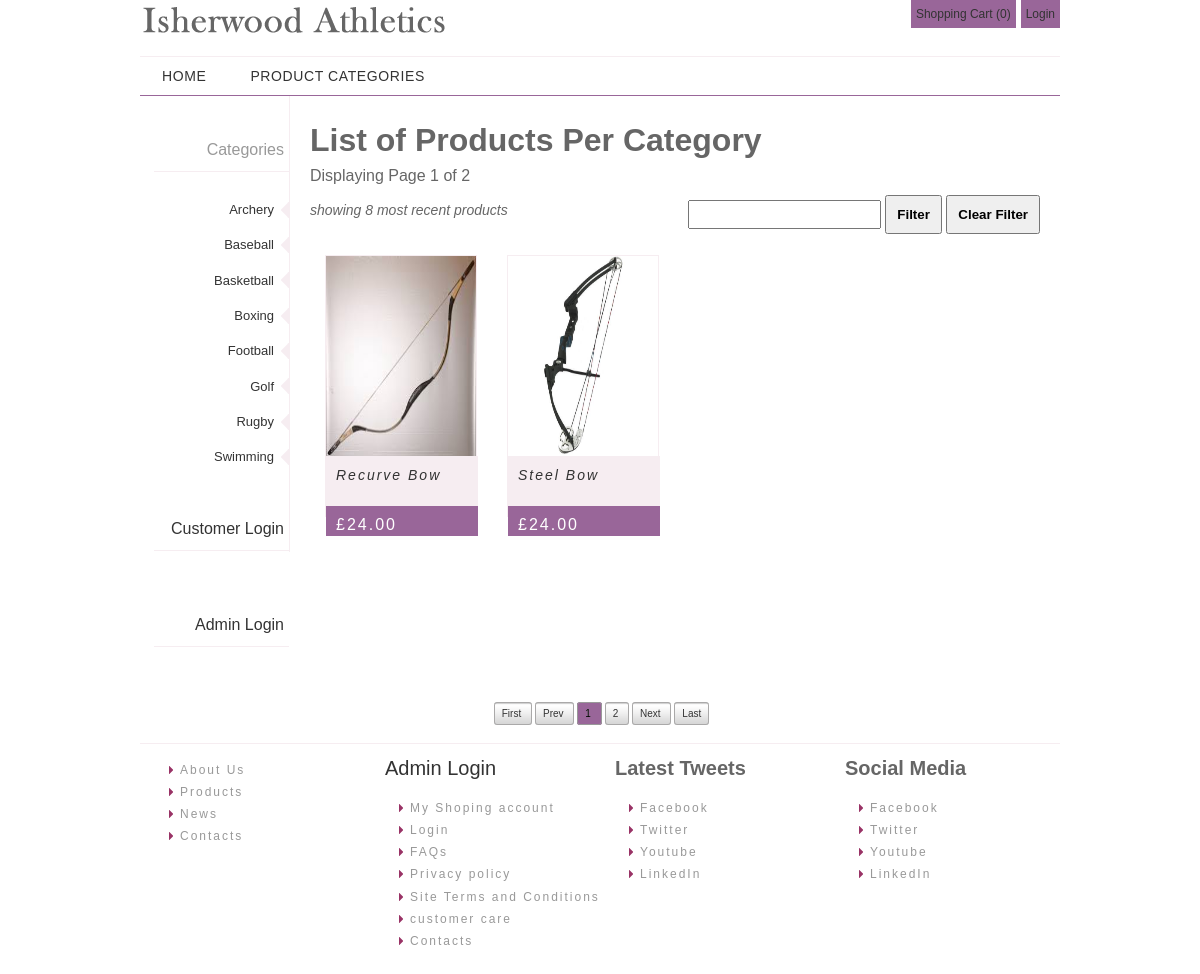
The page /category.php?catID=1 on the database its author committed.
### tables this page shows
CREATE TABLE IF NOT EXISTS `categories` (
  `catID` int(11) NOT NULL AUTO_INCREMENT,
  `catDescription` varchar(50) NOT NULL,
  `categoryPicture` varchar(100) DEFAULT NULL,
  `catStatus` enum('0','1','9') NOT NULL COMMENT '''0'' -> inactive, ''1'' -> active, ''9'' -> deleted',
  PRIMARY KEY (`catID`)
);

CREATE TABLE IF NOT EXISTS `products` (
  `productID` int(11) NOT NULL AUTO_INCREMENT,
  `catID` int(11) NOT NULL,
  `subCatID` int(11) NOT NULL,
  `productName` varchar(200) NOT NULL,
  `productDescription` varchar(500) NOT NULL,
  `productPicture` varchar(255) DEFAULT NULL,
  `productStatus` enum('0','1','9') NOT NULL COMMENT '''0'' -> inactive, ''1'' - > active, ''9'' -> deleted',
  PRIMARY KEY (`productID`)
);

CREATE TABLE IF NOT EXISTS `product_variations` (
  `variationID` int(11) NOT NULL AUTO_INCREMENT,
  `productID` int(11) NOT NULL,
  `sizeID` int(11) NOT NULL,
  `colourID` int(11) NOT NULL,
  `stock` int(11) NOT NULL,
  `price` decimal(10,2) NOT NULL,
  `dateCreated` int(11) NOT NULL,
  `updatedBy` int(11) DEFAULT NULL,
  `dateUpdated` int(11) DEFAULT NULL,
  `variationStatus` enum('0','1','9') NOT NULL COMMENT '''0'' => inactive, ''1'' => active, ''9'' => deleted',
  PRIMARY KEY (`variationID`),
  UNIQUE KEY `productID` (`productID`,`sizeID`,`colourID`)
);

### library/categories.class.php (called while the page is built, shortened)
<?php
class Categories
{
	static function loadAllCat_filter($filterParam = array(),$statusParam = array(),$start = 0,$end = __ROWS_PER_PAGE__)
	{
		$statusFilter = "";
		if(!empty($statusParam))
		{
			$statusFilter = "`catStatus` IN ('".implode("','", $statusParam)."') AND ";
		}
		$filter = "";
		$limit = "";
		if(!empty($start) || !empty($end)) $limit="LIMIT $start, $end";
		$query =
		"
			SELECT
				*
			FROM
				`categories`
			WHERE
		".$filter . $statusFilter . "
			 1 = 1
			ORDER BY
				`catDescription` ASC
		 ".$limit."
			";
		$resultset = mysql_query($query);
		$allRows = array();
		while($row = mysql_fetch_assoc($resultset))
		{
			$allRows[] = $row;
		}
		return $allRows;
	}
}
?>

### include/pagination_offset_max.inc.php (called while the page is built, shortened)
<?php
	$curr_page = isset($_REQUEST['page']) ? $_REQUEST['page'] : 1;
	$max_page = ceil($totalNumberOfRecords / __ROWS_PER_PAGE__);
	$offset = max($curr_page - 1,0) * __ROWS_PER_PAGE__;
?>

### library/products.class.php (called while the page is built, shortened)
<?php
class Products
{
	static function loadAllProductPerCat($catID = 1,$filterParam = array(),$statusParam = array(),$start = 0,$end = __ROWS_PER_PAGE__)
	{
		$statusFilter = "";
		if(!empty($statusParam))
		{
			$statusFilter = "a.`productStatus` IN ('".implode("','", $statusParam)."') AND ";
			$statusFilter .= "b.`variationStatus` IN ('".implode("','", $statusParam)."') AND ";
			$statusFilter .= "c.`catStatus` IN ('".implode("','", $statusParam)."') AND";
		}
		$filter = "";
		$limit = "";
		if(!empty($start) || !empty($end)) $limit="LIMIT $start, $end";
		$query =
		"
			SELECT
				*,
				COUNT(b.`productID`) AS 'NumberOfItemPerProduct'
			FROM
				`products` a
			JOIN
				`product_variations` b ON a.`productID`=b.`productID` AND b.`stock` !=0
			JOIN
				`categories` c ON a.`catID`=c.`catID` AND c.`catID`='$catID'
			WHERE
		".$filter . $statusFilter . "
			 1 = 1
			GROUP BY b.`productID`
			ORDER BY
				b.`dateCreated` DESC
		 ".$limit."
			";
		$resultset = mysql_query($query);
		$allRows = array();
		while($row = mysql_fetch_assoc($resultset))
		{
			$allRows[] = $row;
		}
		return $allRows;
	}
	static function countRows($filterParam = "",$statusParam = "")
	{
		$statusFilter = "";
		if(!empty($statusParam))
		{
			$statusFilter = "`productStatus` IN ('".implode("','", $statusParam)."') AND";
		}
		$filter = "";
		$query = "
			SELECT
				count(*) as 'count'
			FROM
				`products` a
			JOIN
				`categories` b ON a.`catID`=b.`catID`
			WHERE
		".$filter . $statusFilter . "	1 = 1
		";
		$result_set = mysql_query($query);
		$count = mysql_fetch_assoc($result_set);
		return $count['count'];
	}
}
?>

### category.php (the view, shortened to what this page needs)
<?php
require(__ROOT__."library/products.class.php");
if(isset($_REQUEST['catID'])  )
{
	$catID = $_REQUEST['catID'];
}
$filterParam = array();
$statusParam = array('1');
$totalNumberOfRecords = Products::countRows($filterParam,$statusParam);
require_once(__ROOT__."include/pagination_offset_max.inc.php");
$allProducts = Products::loadAllProductPerCat($catID,$filterParam,$statusParam,$offset,__ROWS_PER_PAGE__);
?>
<!DOCTYPE html PUBLIC "-//W3C//DTD XHTML 1.0 Transitional//EN" "http://www.w3.org/TR/xhtml1/DTD/xhtml1-transitional.dtd">
<html xmlns="http://www.w3.org/1999/xhtml">
    <head>
        <link href="css/style.css" rel="stylesheet" type="text/css" />
    </head>
    <body>
        <div id="container">
                <?php include_once(__ROOT__."include/header.inc.php") ;?>
            <div id="mainbody">
            	<?php include_once(__ROOT__.'include/sidebar.inc.php') ;?>
            <div id="maincontent">
            <h1>
                List of Products Per Category
            </h1>
            <p>&nbsp;</p>
			<?php
                if(count($allProducts)>0)
                {
            ?>
            <div align="left">
                Displaying Page <?php echo $curr_page ?> of <?php echo $max_page?>
            </div>
            <div style="margin-bottom:15px; height: 30px; clear:both; margin-top:10px">
                <?php
                    $criteria = "showing ".__ROWS_PER_PAGE__." most recent products";
                ?>
                <div style="vertical-align:bottom; line-height:30px; float:left;font-size:14px">
                    <em id="txtStatus"><?php echo $criteria; ?></em>
                </div>
                <div style="float:right; vertical-align:middle">
                <form id="frmProductFilter" name="frmProductFilter" method="post" action="">
                    <input name="txtSearch" type="text" id="txtSearch" value="" />
                    <input name="btnFilter" type="submit" id="btnFilter" value="Filter" />
                    <input name="btnClear" type="button" id="btnClear" value="Clear Filter" onclick="location.href='category.php?catID=<?php echo $_REQUEST['catID'] ; ?>'" />
                </form>
                </div>
            </div>
               <?php
                foreach($allProducts as $allProduct)
                {
               ?>
                <div class="products_prv">
                    <div class="products_prv_img">
                    	<a href="product.php?pid=<?php echo $allProduct['productID'] ; ?>">
							 <?php
                                $imageURL = $allProduct['productPicture'];
                                if(isset($imageURL) && !empty($imageURL))
                                {
                            ?>
                                <img src="<?php echo __BASE_URL__ ;?>images/products/<?php echo $imageURL ;?>" width="150" height="200" alt="product image" />
                            <?php
                                }
                                else
                                {
                            ?>
                                <img src="<?php echo __BASE_URL__ ;?>images/no-image.jpg" width="150" height="200" alt="product image" />
                            <?php
                                }
                            ?>
                        </a>
                    </div>
                    <div class="products_prv_title"><a href="product.php?pid=<?php echo $allProduct['productID'] ; ?>"><?php echo $allProduct['productName'] ; ?></a></div>
                  	<div class="products_prv_price">&pound;<?php echo number_format($allProduct['price'] +($allProduct['price'] * 0.2),2) ;?></div>
                </div>
			<?php
            	}
            ?>
            </div>
            <div style="clear:both">&nbsp;</div>
            <?php require_once(__ROOT__."include/display_pagination.inc.php"); ?>
            <?php
                    }
                    else
                    {
                ?>
                <div class="emptyRecords">
                    No Product(s) Found!
                </div>
                <?php
                    }
                ?>
             </div>
            	<?php include_once(__ROOT__."include/footer.inc.php") ; ?>
          </div>
    </body>
</html>

### include/sidebar.inc.php (shortened to what this page needs)
<div id="sidebar">
    <span class="title"> Categories </span>
    <?php
		if($pageID !='2') include_once(__ROOT__.'library/categories.class.php');
		$statusParam = array('1');
		$allCat = Categories::loadAllCat_filter($filterParam="",$statusParam,0,__ROWS_PER_PAGE__);
		foreach($allCat as $categories)
		{
	?>
   		 <span class="link"> <a href="<?php echo __BASE_URL__ ;?>category.php?catID=<?php echo $categories['catID'] ;?>"><?php echo $categories['catDescription'] ;?> </a></span>
    <?php
    	}
	?>
    <?php
		if(!isset($userHandle))
		{
	?>
    <span class="title"><a href="<?php echo __BASE_URL__ ;?>users/login.php"> Customer Login </a></span>
    <?php
		}
		if(!isset($userHandle) || (isset($userHandle) && $userHandle->getProperty('role') != 0))
		{
	?>
    <span class="title"><a href="<?php echo __BASE_URL__ ;?>admin/login.php" target="_blank"> Admin Login </a></span>
    <?php
		}
	?>
</div>

### css/style.css (style rules this page uses)
html, body, div, span, applet, object, iframe, h1, h2, h3, h4, h5, h6, p, blockquote, pre, a, abbr, acronym, address, big, cite, code, del, dfn, em, font, img, ins, kbd, q, s, samp, small, strike, strong, sub, sup, tt, var, b, u, i, center, dl, dt, dd, ol, ul, li, fieldset, form, label, legend, table, caption, tbody, tfoot, thead, tr, th, td { margin: 0; padding: 0; border: 0; outline: 0; font: inherit inherit 100% inherit; vertical-align: baseline; text-align: left list-style: none; background: none; }
a { text-decoration:none }
body { background-image: url(../images/bg.jpg); background-repeat: repeat; margin-top: 0px; margin-left: 0px; margin-right: 0px; font-family: "Lucida Sans Unicode", "Lucida Grande", sans-serif; font-size: 100%; font-style: normal; line-height: 18px; font-weight: normal; color: #666; }
a:link { color: #333; text-decoration: none; font-weight: 500; }
ol, ul, li, fieldset, form, label, legend { margin: 0; padding: 0; border: 0; outline: 0; font-size: 100%; vertical-align: baseline; background: transparent; }
#container { width:920px; margin:0 auto; }
#mainbody { width:920px; float:left; height:auto }
#maincontent { border-left: #F6EDF1 solid 1px; width:730px; float:left;padding:20px }
#sidebar { width:149px; text-align:right; float:left; padding: 25px o 20px 0 }
.title { width: 130px; height:25px; font-size: 16px; color: #999; float:right; margin: 40px 0 20px 0; padding: 5px 5px 5px 0; border-bottom: #F6EDF1 solid 1px }
.link { width: 150px; float:right; padding: 5px 15px 5px 0; background:url(../images/link.png) no-repeat right; line-height:1.95em; font-size: 13px }
.products_prv { width: 150px; border: #F6EDF1 solid 1px; float:left; height: 260px; margin: 15px }
.products_prv_img { width:150px; float:left; height:200px }
.products_prv_title { color: #333; font-size: 14px; background: #F6EDF1; width: 152px; float:left; height: 40px; text-indent: 10px; padding-top: 10px; letter-spacing: 2px; font-style:italic; }
.products_prv_price { color: #fff; font-size: 14px; background: #969; width: 152px; float:left; height: 20px; text-indent: 10px; padding-top: 10px; letter-spacing: 2px; font-size:medium }
input, textarea { padding: 5px; font-weight: 900; }
input[type=button],input[type=submit] { padding: 10px; }

### rows shown on the page
categories: catDescription "Archery"
categories: catDescription "Baseball"
categories: catDescription "Basketball"
categories: catDescription "Boxing"
categories: catDescription "Football"
categories: catDescription "Golf"
categories: catDescription "Rugby"
categories: catDescription "Swimming"
products: productPicture (picture), productName "Recurve Bow", $allProduct['price'] +($allProduct['price'] * 0.2) "24.00"
products: productPicture (picture), productName "Steel Bow", $allProduct['price'] +($allProduct['price'] * 0.2) "24.00"

### other values the page prints
$cart_count "0"
$curr_page "1"
$max_page "2"
$criteria "showing 8 most recent products"
